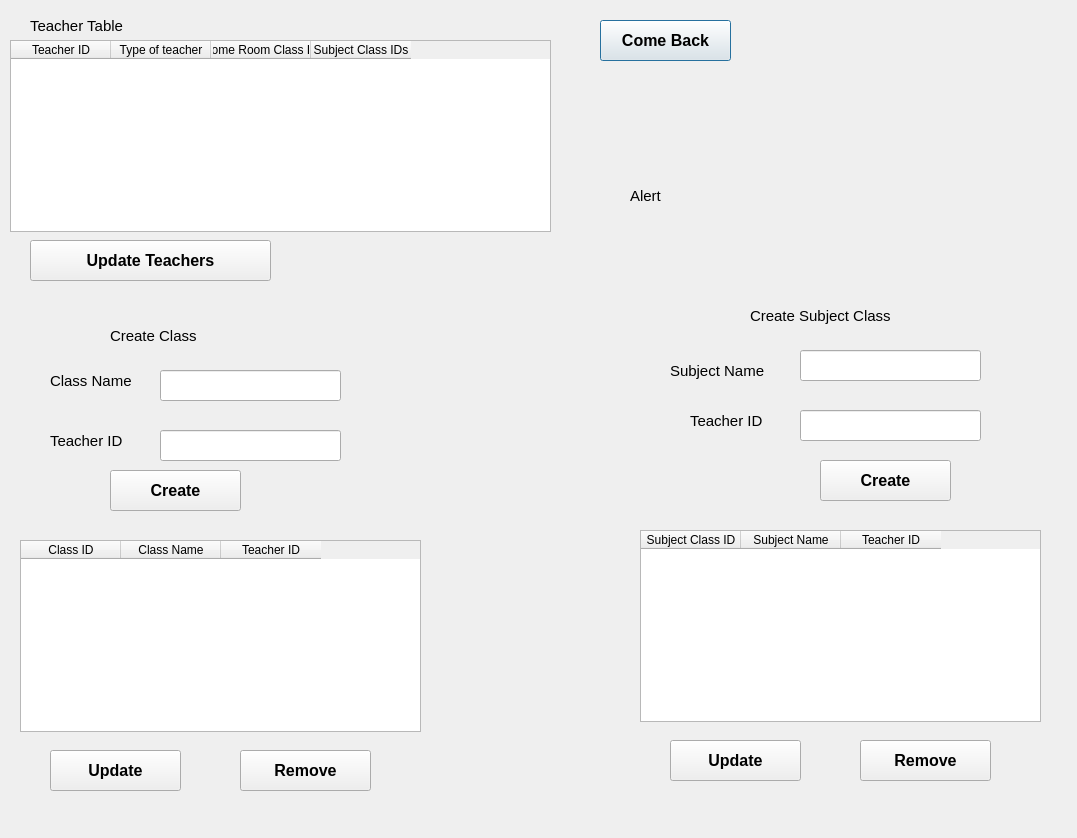
<?xml version="1.0" encoding="UTF-8"?>
<ui version="4.0">
 <class>Dialog</class>
 <widget class="QDialog" name="Dialog">
  <property name="geometry">
   <rect>
    <x>0</x>
    <y>0</y>
    <width>1077</width>
    <height>838</height>
   </rect>
  </property>
  <property name="windowTitle">
   <string>Dialog</string>
  </property>
  <widget class="QTableWidget" name="teachersTable">
   <property name="geometry">
    <rect>
     <x>10</x>
     <y>40</y>
     <width>541</width>
     <height>192</height>
    </rect>
   </property>
   <column>
    <property name="text">
     <string>Teacher ID</string>
    </property>
   </column>
   <column>
    <property name="text">
     <string>Type of teacher</string>
    </property>
   </column>
   <column>
    <property name="text">
     <string>Home Room Class ID</string>
    </property>
   </column>
   <column>
    <property name="text">
     <string>Subject Class IDs</string>
    </property>
   </column>
  </widget>
  <widget class="QLabel" name="managerIdLabel">
   <property name="geometry">
    <rect>
     <x>30</x>
     <y>10</y>
     <width>151</width>
     <height>31</height>
    </rect>
   </property>
   <property name="font">
    <font>
     <pointsize>11</pointsize>
    </font>
   </property>
   <property name="text">
    <string>Teacher Table</string>
   </property>
  </widget>
  <widget class="QPushButton" name="comeBackBtn">
   <property name="geometry">
    <rect>
     <x>600</x>
     <y>20</y>
     <width>131</width>
     <height>41</height>
    </rect>
   </property>
   <property name="font">
    <font>
     <pointsize>12</pointsize>
     <weight>75</weight>
     <bold>true</bold>
    </font>
   </property>
   <property name="text">
    <string>Come Back</string>
   </property>
  </widget>
  <widget class="QLabel" name="label_3">
   <property name="geometry">
    <rect>
     <x>50</x>
     <y>370</y>
     <width>91</width>
     <height>21</height>
    </rect>
   </property>
   <property name="font">
    <font>
     <pointsize>11</pointsize>
    </font>
   </property>
   <property name="text">
    <string>Class Name</string>
   </property>
  </widget>
  <widget class="QLineEdit" name="classNameInput">
   <property name="geometry">
    <rect>
     <x>160</x>
     <y>370</y>
     <width>181</width>
     <height>31</height>
    </rect>
   </property>
   <property name="text">
    <string/>
   </property>
  </widget>
  <widget class="QLabel" name="managerIdLabel_2">
   <property name="geometry">
    <rect>
     <x>110</x>
     <y>320</y>
     <width>151</width>
     <height>31</height>
    </rect>
   </property>
   <property name="font">
    <font>
     <pointsize>11</pointsize>
    </font>
   </property>
   <property name="text">
    <string>Create Class</string>
   </property>
  </widget>
  <widget class="QLabel" name="label_4">
   <property name="geometry">
    <rect>
     <x>50</x>
     <y>430</y>
     <width>91</width>
     <height>21</height>
    </rect>
   </property>
   <property name="font">
    <font>
     <pointsize>11</pointsize>
    </font>
   </property>
   <property name="text">
    <string>Teacher ID</string>
   </property>
  </widget>
  <widget class="QLineEdit" name="classTeacherIdInput">
   <property name="geometry">
    <rect>
     <x>160</x>
     <y>430</y>
     <width>181</width>
     <height>31</height>
    </rect>
   </property>
   <property name="text">
    <string/>
   </property>
  </widget>
  <widget class="QLabel" name="managerIdLabel_3">
   <property name="geometry">
    <rect>
     <x>750</x>
     <y>300</y>
     <width>151</width>
     <height>31</height>
    </rect>
   </property>
   <property name="font">
    <font>
     <pointsize>11</pointsize>
    </font>
   </property>
   <property name="text">
    <string>Create Subject Class</string>
   </property>
  </widget>
  <widget class="QLabel" name="label_5">
   <property name="geometry">
    <rect>
     <x>670</x>
     <y>360</y>
     <width>141</width>
     <height>21</height>
    </rect>
   </property>
   <property name="font">
    <font>
     <pointsize>11</pointsize>
    </font>
   </property>
   <property name="text">
    <string>Subject Name</string>
   </property>
  </widget>
  <widget class="QLineEdit" name="subjectNameInput">
   <property name="geometry">
    <rect>
     <x>800</x>
     <y>350</y>
     <width>181</width>
     <height>31</height>
    </rect>
   </property>
   <property name="text">
    <string/>
   </property>
  </widget>
  <widget class="QLabel" name="label_6">
   <property name="geometry">
    <rect>
     <x>690</x>
     <y>410</y>
     <width>91</width>
     <height>21</height>
    </rect>
   </property>
   <property name="font">
    <font>
     <pointsize>11</pointsize>
    </font>
   </property>
   <property name="text">
    <string>Teacher ID</string>
   </property>
  </widget>
  <widget class="QLineEdit" name="subjectClassTeacherIdInput">
   <property name="geometry">
    <rect>
     <x>800</x>
     <y>410</y>
     <width>181</width>
     <height>31</height>
    </rect>
   </property>
   <property name="text">
    <string/>
   </property>
  </widget>
  <widget class="QPushButton" name="createClassBtn">
   <property name="geometry">
    <rect>
     <x>110</x>
     <y>470</y>
     <width>131</width>
     <height>41</height>
    </rect>
   </property>
   <property name="font">
    <font>
     <pointsize>12</pointsize>
     <weight>75</weight>
     <bold>true</bold>
    </font>
   </property>
   <property name="text">
    <string>Create</string>
   </property>
  </widget>
  <widget class="QPushButton" name="createSubjectClassBtn">
   <property name="geometry">
    <rect>
     <x>820</x>
     <y>460</y>
     <width>131</width>
     <height>41</height>
    </rect>
   </property>
   <property name="font">
    <font>
     <pointsize>12</pointsize>
     <weight>75</weight>
     <bold>true</bold>
    </font>
   </property>
   <property name="text">
    <string>Create</string>
   </property>
  </widget>
  <widget class="QPushButton" name="updateTeachersTableBtn">
   <property name="geometry">
    <rect>
     <x>30</x>
     <y>240</y>
     <width>241</width>
     <height>41</height>
    </rect>
   </property>
   <property name="font">
    <font>
     <pointsize>12</pointsize>
     <weight>75</weight>
     <bold>true</bold>
    </font>
   </property>
   <property name="text">
    <string>Update Teachers</string>
   </property>
  </widget>
  <widget class="QTableWidget" name="classesTable">
   <property name="geometry">
    <rect>
     <x>20</x>
     <y>540</y>
     <width>401</width>
     <height>192</height>
    </rect>
   </property>
   <column>
    <property name="text">
     <string>Class ID</string>
    </property>
   </column>
   <column>
    <property name="text">
     <string>Class Name</string>
    </property>
   </column>
   <column>
    <property name="text">
     <string>Teacher ID</string>
    </property>
   </column>
  </widget>
  <widget class="QTableWidget" name="subjectClassesTable">
   <property name="geometry">
    <rect>
     <x>640</x>
     <y>530</y>
     <width>401</width>
     <height>192</height>
    </rect>
   </property>
   <column>
    <property name="text">
     <string>Subject Class ID</string>
    </property>
   </column>
   <column>
    <property name="text">
     <string>Subject Name</string>
    </property>
   </column>
   <column>
    <property name="text">
     <string>Teacher ID</string>
    </property>
   </column>
  </widget>
  <widget class="QPushButton" name="removeClassBtn">
   <property name="geometry">
    <rect>
     <x>240</x>
     <y>750</y>
     <width>131</width>
     <height>41</height>
    </rect>
   </property>
   <property name="font">
    <font>
     <pointsize>12</pointsize>
     <weight>75</weight>
     <bold>true</bold>
    </font>
   </property>
   <property name="text">
    <string>Remove</string>
   </property>
  </widget>
  <widget class="QPushButton" name="updateClassesBtn">
   <property name="geometry">
    <rect>
     <x>50</x>
     <y>750</y>
     <width>131</width>
     <height>41</height>
    </rect>
   </property>
   <property name="font">
    <font>
     <pointsize>12</pointsize>
     <weight>75</weight>
     <bold>true</bold>
    </font>
   </property>
   <property name="text">
    <string>Update</string>
   </property>
  </widget>
  <widget class="QPushButton" name="updateSubjectClassesBtn">
   <property name="geometry">
    <rect>
     <x>670</x>
     <y>740</y>
     <width>131</width>
     <height>41</height>
    </rect>
   </property>
   <property name="font">
    <font>
     <pointsize>12</pointsize>
     <weight>75</weight>
     <bold>true</bold>
    </font>
   </property>
   <property name="text">
    <string>Update</string>
   </property>
  </widget>
  <widget class="QPushButton" name="removeRemoveClassBtn">
   <property name="geometry">
    <rect>
     <x>860</x>
     <y>740</y>
     <width>131</width>
     <height>41</height>
    </rect>
   </property>
   <property name="font">
    <font>
     <pointsize>12</pointsize>
     <weight>75</weight>
     <bold>true</bold>
    </font>
   </property>
   <property name="text">
    <string>Remove</string>
   </property>
  </widget>
  <widget class="QLabel" name="alertLabel">
   <property name="geometry">
    <rect>
     <x>630</x>
     <y>180</y>
     <width>411</width>
     <height>31</height>
    </rect>
   </property>
   <property name="font">
    <font>
     <pointsize>11</pointsize>
    </font>
   </property>
   <property name="text">
    <string>Alert</string>
   </property>
  </widget>
 </widget>
 <resources/>
 <connections/>
</ui>
